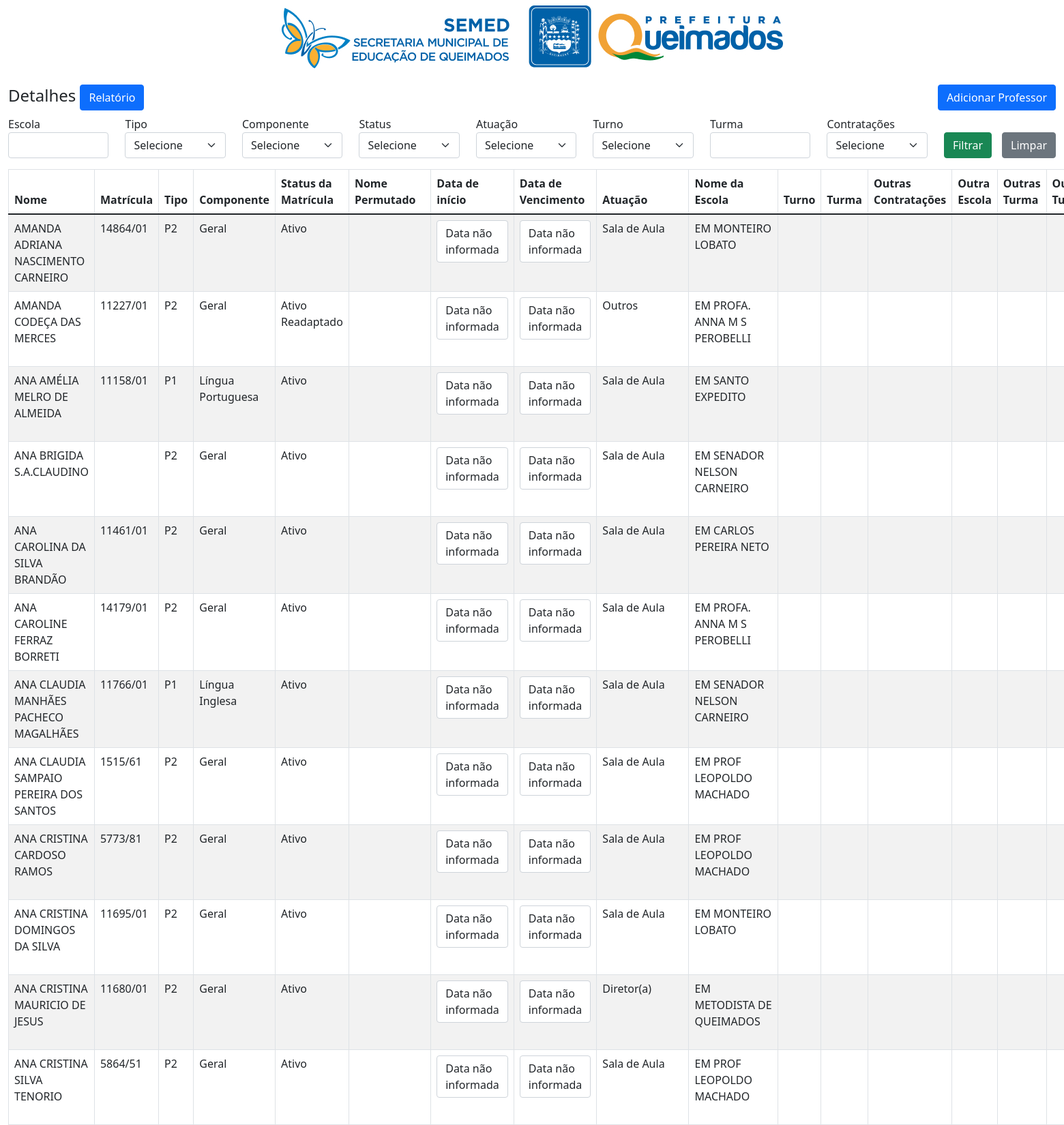
The app's page /sistema/index.php?&pagina=2 (upper part) with its own data.
### tables this page shows
CREATE TABLE IF NOT EXISTS `status_matricula` (
  `id` int NOT NULL AUTO_INCREMENT,
  `id_professor` int NOT NULL,
  `status` enum('Ativo Receptado','Ativo Permutado','Ativo Redução de Carga Horária','Licença Médica','Licença Maternidade','Licença Prêmio','Licença sem Vencimento','Vacância','Cedido','Exonerado') NOT NULL,
  `nome_premed` varchar(250) NOT NULL,
  `data_inicio` date NOT NULL,
  `data_fim` date NOT NULL,
  PRIMARY KEY (`id`),
  KEY `id_professor` (`id_professor`)
);

CREATE TABLE IF NOT EXISTS `professores` (
  `id` int NOT NULL AUTO_INCREMENT,
  `nome` varchar(250) NOT NULL,
  `matricula` varchar(250) NOT NULL,
  `tipo` varchar(5) NOT NULL,
  `componente` enum('Geral','Matemática','Língua Portuguesa','Língua Inglesa','História','Geografia','Ciências','Artes','Educação Física') NOT NULL,
  `status_matricula` enum('Ativo','Ativo Readaptado','Ativo Permutado','Ativo Redução de Carga Horária','Licença Médica','Licença Maternidade','Licença Prêmio','Licença sem Vencimento','Vacância','Cedido','Exonerado') NOT NULL,
  `atuacao` enum('SEMED','Sala de Aula','Dirigente de Turno','Diretor(a)','Diretor Adjunto','Sala de Recursos','Implementador de Leitura','Outros') DEFAULT NULL,
  `nome_escola` varchar(250) NOT NULL,
  `turno` enum('Matutino','Vespertino','Noturno') NOT NULL,
  `turma` varchar(250) NOT NULL,
  `outras_contratacoes` enum('RET','Contrato') DEFAULT NULL,
  `outra_escola` varchar(255) DEFAULT NULL,
  `outra_turma` varchar(255) DEFAULT NULL,
  `outra_turno` enum('Matutino','Vespertino','Noturno') DEFAULT NULL,
  PRIMARY KEY (`id`)
);

### sistema/paginacao.php (called while the page is built, shortened)
<?php
$registros_por_pagina = 45;
if (isset($_GET['pagina']) && is_numeric($_GET['pagina'])) {
    $pagina_atual = intval($_GET['pagina']);
} else {
    $pagina_atual = 1;
}
$offset = ($pagina_atual - 1) * $registros_por_pagina;

### sistema/index.php (the view, shortened to what this page needs)
<?php
require 'conecta.php';
?>
<!doctype html>
<html lang="pt-BR">
<head>
    <link href="https://cdn.jsdelivr.net/npm/bootstrap@5.1.3/dist/css/bootstrap.min.css" rel="stylesheet">
</head>
<body>
    <header>
        <div class="container mt-2 text-center">
            <img src="../img/logo.jpg" alt="">
        </div>
    </header>
    <div class="container-fluid mt-4">
        <?php include('paginacao.php'); ?>
        <?php
        $busca = filter_input(INPUT_GET, 'busca', FILTER_SANITIZE_STRING);
        $buscaTurma = filter_input(INPUT_GET, 'busca_turma', FILTER_SANITIZE_STRING);
        $filtroTipo = filter_input(INPUT_GET, 'type', FILTER_SANITIZE_STRING);
        $filtroTipo = in_array($filtroTipo, ['P1', 'P2']) ? $filtroTipo : '';
        $filtroComponente = filter_input(INPUT_GET, 'component', FILTER_SANITIZE_STRING);
        $filtroComponente = in_array($filtroComponente, ['Geral', 'Matemática', 'Língua Portuguesa', 'Língua Inglesa', 'História', 'Geografia', 'Ciências', 'Artes', 'Educação Física']) ? $filtroComponente : '';
        $filtroMatricula = filter_input(INPUT_GET, 'status_mat', FILTER_SANITIZE_STRING);
        $filtroMatricula = in_array($filtroMatricula, ['Ativo', 'Ativo Readaptado', 'Ativo Permutado', 'Ativo Redução de Carga Horária', 'Licença Médica', 'Licença Maternidade', 'Licença Prêmio', 'Licença sem Vencimento', 'Vacância', 'Cedido', 'Exonerado']) ? $filtroMatricula : '';
        $filtroAtuacao = filter_input(INPUT_GET, 'acting', FILTER_SANITIZE_STRING);
        $filtroAtuacao = in_array($filtroAtuacao, ['SEMED', 'Sala de Aula', 'Dirigente de Turno', 'Diretor(a)', 'Diretor Adjunto', 'Sala de Recursos', 'Implementador de Leitura', 'Outros']) ? $filtroAtuacao : '';
        $filtroTurno = filter_input(INPUT_GET, 'turn', FILTER_SANITIZE_STRING);
        $filtroTurno = in_array($filtroTurno, ['Matutino', 'Vespertino', 'Noturno']) ? $filtroTurno : '';
        $filtroOutras = filter_input(INPUT_GET, 'other', FILTER_SANITIZE_STRING);
        $filtroOutras = in_array($filtroOutras, ['RET', 'Contrato']) ? $filtroOutras : '';
        $query3 = "SELECT *
            FROM professores
            JOIN status_matricula ON professores.id = status_matricula.id";
        $query3 .= " LIMIT $registros_por_pagina OFFSET $offset";
        $query_run3 = mysqli_query($con, $query3);
        $relatorio_link = 'relatorio.php?' . http_build_query([
            'busca' => $busca,
            'busca_turma' => $buscaTurma,
            'type' => $filtroTipo,
            'component' => $filtroComponente,
            'status_mat' => $filtroMatricula,
            'acting' => $filtroAtuacao,
            'turn' => $filtroTurno,
            'other' => $filtroOutras,
        ]);
        ?>
        <div class="row">
            <div class="">
                <div class="">
                    <div class="">
                        <h4>Detalhes
                            <a href="professor-create.php" class="btn btn-primary float-end">Adicionar Professor</a>
                            <a href="<?php echo $relatorio_link; ?>" class="btn btn-primary">Relatório</a>
                        </h4>
                    </div>
                    <section class="d-flex align-items-baseline mb-3">
                        <form action="" method="get">
                            <div class="row">
                                <div class="col">
                                    <label for="busca">Escola</label>
                                    <input type="text" name="busca" class="form-control" value="<?= $busca ?>">
                                </div>
                                <div class="col">
                                    <label for="type">Tipo</label>
                                    <select name="type" class="form-select">
                                        <option value="tipo0">Selecione</option>
                                    </select>
                                </div>
                                <div class="col">
                                    <label>Componente</label>
                                    <select name="component" class="form-select">
                                        <option value="comp0">Selecione</option>
                                    </select>
                                </div>
                                <div class="col">
                                    <label>Status</label>
                                    <select name="status_mat" class="form-select">
                                        <option value="status0">Selecione</option>
                                    </select>
                                </div>
                                <div class="col">
                                    <label>Atuação</label>
                                    <select name="acting" class="form-select">
                                        <option value="atua0">Selecione</option>
                                    </select>
                                </div>
                                <div class="col">
                                    <label for="turn">Turno</label>
                                    <select class="form-select" name="turn">
                                        <option value="turno0">Selecione</option>
                                    </select>
                                </div>
                                <div class="col">
                                    <label for="busca">Turma</label>
                                    <input type="text" name="busca_turma" class="form-control" value="<?= $buscaTurma ?>">
                                </div>
                                <div class="col">
                                    <label for="other">Contratações</label>
                                    <select class="form-select" name="other">
                                        <option value="outro0" selected>Selecione</option>
                                    </select>
                                </div>
                                <div class="col d-flex align-items-end">
                                    <button type="submit" class="btn btn-success">Filtrar</button>
                                    <div class="col" style="margin-left:15px;">
                                        <a href="?<?= http_build_query(array('busca' => '', 'type' => '', 'component' => '', 'status_mat' => '')) ?>" class="btn btn-secondary">Limpar</a>
                                    </div>
                                </div>
                            </div>
                        </form>
                    </section>
                    <div class="">
                        <table class="table table-responsive table-bordered table-striped">
                            <thead>
                                <tr>
                                    <th>Nome</th>
                                    <th>Matrícula</th>
                                    <th>Tipo</th>
                                    <th>Componente</th>
                                    <th>Status da Matrícula</th>
                                    <th>Nome Permutado</th>
                                    <th>Data de início</th>
                                    <th>Data de Vencimento</th>
                                    <th>Atuação</th>
                                    <th>Nome da Escola</th>
                                    <th>Turno</th>
                                    <th>Turma</th>
                                    <th>Outras Contratações</th>
                                    <th>Outra Escola</th>
                                    <th>Outras Turma</th>
                                    <th>Outro Turno</th>
                                </tr>
                            </thead>
                            <tbody>
                                <?php
                                $query = "SELECT *
                                    FROM professores
                                    JOIN status_matricula
                                    ON professores.id = status_matricula.id;";
                                $query_run = mysqli_query($con, $query);
                                if ($query_run3 !== false && mysqli_num_rows($query_run3) > 0) {
                                    foreach ($query_run3 as $professor) {
                                ?>
                                        <tr>
                                            <td><?= $professor['nome']; ?></td>
                                            <td><?= $professor['matricula']; ?></td>
                                            <td><?= $professor['tipo']; ?></td>
                                            <td><?= $professor['componente']; ?></td>
                                            <td><?= $professor['status_matricula']; ?></td>
                                            <td><?= $professor['nome_premed']; ?></td>
                                            <td><?php if ($professor['data_inicio'] != '0000-00-00') { ?>
                                                    <p class="form-control"><?= date('d/m/Y', strtotime($professor['data_inicio'])); ?></p>
                                                <?php } else { ?>
                                                    <p class="form-control">Data não informada</p>
                                                <?php } ?>
                                            </td>
                                            <td><?php if ($professor['data_fim'] != '0000-00-00') { ?>
                                                    <p class="form-control"><?= date('d/m/Y', strtotime($professor['data_fim'])); ?></p>
                                                <?php } else { ?>
                                                    <p class="form-control">Data não informada</p>
                                                <?php } ?>
                                            </td>
                                            <td><?= $professor['atuacao']; ?></td>
                                            <td><?= $professor['nome_escola']; ?></td>
                                            <td><?= $professor['turno']; ?></td>
                                            <td><?= $professor['turma']; ?></td>
                                            <td><?= $professor['outras_contratacoes']; ?></td>
                                            <td><?= $professor['outra_escola']; ?></td>
                                            <td><?= $professor['outra_turma']; ?></td>
                                            <td><?= $professor['outra_turno']; ?></td>
                                        </tr>
                                <?php
                                    }
                                } else {
                                    foreach ($query_run as $professor) {
                                    }
                                }
                                ?>
                            </tbody>
                        </table>
                    </div>
                </div>
            </div>
        </div>
    </div>
</body>
</html>

### records on screen
status_matricula: id_professor.nome "AMANDA ADRIANA NASCIMENTO CARNEIRO", id_professor.matricula "14864/01", id_professor.tipo "P2", id_professor.componente "Geral", id_professor.status_matricula "Ativo", data_inicio "Data não informada", data_fim "Data não informada", id_professor.atuacao "Sala de Aula", id_professor.nome_escola "EM MONTEIRO LOBATO"
status_matricula: id_professor.nome "AMANDA CODEÇA DAS MERCES", id_professor.matricula "11227/01", id_professor.tipo "P2", id_professor.componente "Geral", id_professor.status_matricula "Ativo Readaptado", data_inicio "Data não informada", data_fim "Data não informada", id_professor.atuacao "Outros", id_professor.nome_escola "EM PROFA. ANNA M S PEROBELLI"
status_matricula: id_professor.nome "ANA AMÉLIA MELRO DE ALMEIDA", id_professor.matricula "11158/01", id_professor.tipo "P1", id_professor.componente "Língua Portuguesa", id_professor.status_matricula "Ativo", data_inicio "Data não informada", data_fim "Data não informada", id_professor.atuacao "Sala de Aula", id_professor.nome_escola "EM SANTO EXPEDITO"
status_matricula: id_professor.nome "ANA BRIGIDA S.A.CLAUDINO", id_professor.tipo "P2", id_professor.componente "Geral", id_professor.status_matricula "Ativo", data_inicio "Data não informada", data_fim "Data não informada", id_professor.atuacao "Sala de Aula", id_professor.nome_escola "EM SENADOR NELSON CARNEIRO"
status_matricula: id_professor.nome "ANA CAROLINA DA SILVA BRANDÃO", id_professor.matricula "11461/01", id_professor.tipo "P2", id_professor.componente "Geral", id_professor.status_matricula "Ativo", data_inicio "Data não informada", data_fim "Data não informada", id_professor.atuacao "Sala de Aula", id_professor.nome_escola "EM CARLOS PEREIRA NETO"
status_matricula: id_professor.nome "ANA CAROLINE FERRAZ BORRETI", id_professor.matricula "14179/01", id_professor.tipo "P2", id_professor.componente "Geral", id_professor.status_matricula "Ativo", data_inicio "Data não informada", data_fim "Data não informada", id_professor.atuacao "Sala de Aula", id_professor.nome_escola "EM PROFA. ANNA M S PEROBELLI"
status_matricula: id_professor.nome "ANA CLAUDIA MANHÃES PACHECO MAGALHÃES", id_professor.matricula "11766/01", id_professor.tipo "P1", id_professor.componente "Língua Inglesa", id_professor.status_matricula "Ativo", data_inicio "Data não informada", data_fim "Data não informada", id_professor.atuacao "Sala de Aula", id_professor.nome_escola "EM SENADOR NELSON CARNEIRO"
status_matricula: id_professor.nome "ANA CLAUDIA SAMPAIO PEREIRA DOS SANTOS", id_professor.matricula "1515/61", id_professor.tipo "P2", id_professor.componente "Geral", id_professor.status_matricula "Ativo", data_inicio "Data não informada", data_fim "Data não informada", id_professor.atuacao "Sala de Aula", id_professor.nome_escola "EM PROF LEOPOLDO MACHADO"
status_matricula: id_professor.nome "ANA CRISTINA CARDOSO RAMOS", id_professor.matricula "5773/81", id_professor.tipo "P2", id_professor.componente "Geral", id_professor.status_matricula "Ativo", data_inicio "Data não informada", data_fim "Data não informada", id_professor.atuacao "Sala de Aula", id_professor.nome_escola "EM PROF LEOPOLDO MACHADO"
status_matricula: id_professor.nome "ANA CRISTINA DOMINGOS DA SILVA", id_professor.matricula "11695/01", id_professor.tipo "P2", id_professor.componente "Geral", id_professor.status_matricula "Ativo", data_inicio "Data não informada", data_fim "Data não informada", id_professor.atuacao "Sala de Aula", id_professor.nome_escola "EM MONTEIRO LOBATO"
status_matricula: id_professor.nome "ANA CRISTINA MAURICIO DE JESUS", id_professor.matricula "11680/01", id_professor.tipo "P2", id_professor.componente "Geral", id_professor.status_matricula "Ativo", data_inicio "Data não informada", data_fim "Data não informada", id_professor.atuacao "Diretor(a)", id_professor.nome_escola "EM METODISTA DE QUEIMADOS"
status_matricula: id_professor.nome "ANA CRISTINA SILVA TENORIO", id_professor.matricula "5864/51", id_professor.tipo "P2", id_professor.componente "Geral", id_professor.status_matricula "Ativo", data_inicio "Data não informada", data_fim "Data não informada", id_professor.atuacao "Sala de Aula", id_professor.nome_escola "EM PROF LEOPOLDO MACHADO"
